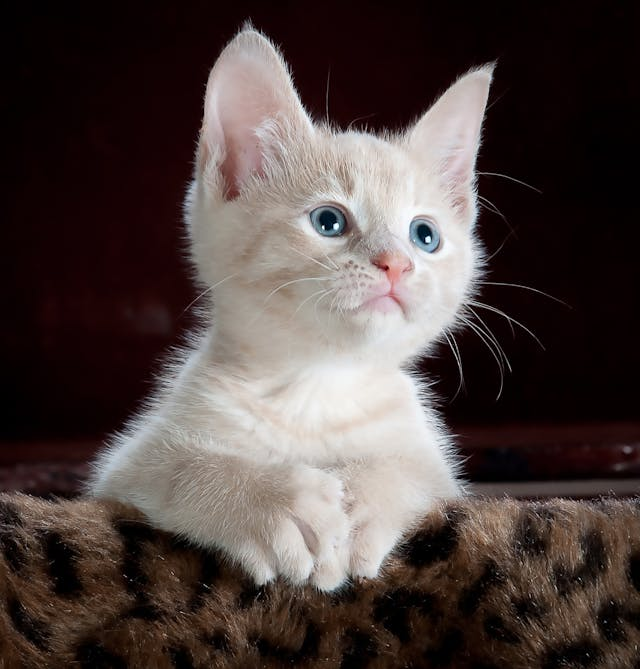
#> input picture images/cat.jpg, 640 x 669 px
$ jupyter execute 09_histogram_erode_dilate.ipynb
#> lines starting #> are read from the running program, lines starting #| are printed output that depends on the picture
# 09. 히스토그램, 팽창과 침식

[cell 1]
import cv2 as cv
import numpy as np
import matplotlib.pyplot as plt

CAT_PATH = "../images/cat.jpg"
DILATE = "../images/dilate.jpg"
ERODE = "../images/erode.jpg"

## 9-1. 히스토그램

[cell 2]
img = cv.imread(CAT_PATH)
#> img is the input picture: shape (669, 640, 3); mean B, G, R 64.6, 67.1, 78.8

b = cv.calcHist([img], [0], None, [256], [0, 256])
#> b = 256 values, max 66986 at index 0, min 4 at index 254, mean 1672.5
g = cv.calcHist([img], [1], None, [256], [0, 256])
#> g = 256 values, max 110628 at index 0, min 5 at index 253, mean 1672.5
r = cv.calcHist([img], [2], None, [256], [0, 256])
#> r = 256 values, max 20549 at index 6, min 1 at index 254, mean 1672.5

plt.plot(b, color="b")
plt.plot(g, color="g")
plt.plot(r, color="r")

plt.title("Image Histogram")

plt.xlabel("Pixel Value")
plt.ylabel("Frequency")

plt.show()
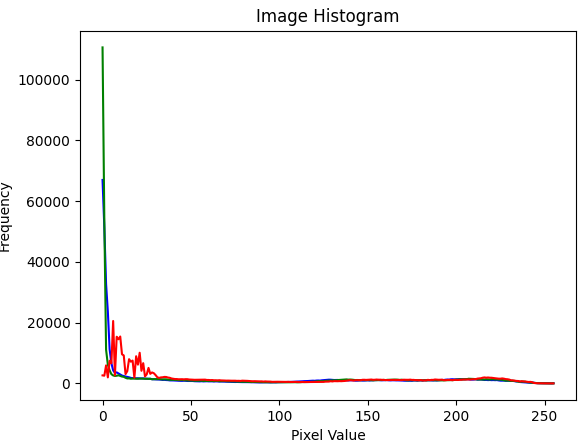
#> figure drawn by matplotlib, 1 panel; curve peaks at x = 0, y = 66986; curve peaks at x = 0, y = 110628; curve peaks at x = 6, y = 20549

## 9-2. 팽창과 침식, 열림과 닫힘

### 팽창
- 흰색 영역을 확장하여 검은 영역을 채움

[cell 3]
img = cv.imread(DILATE)
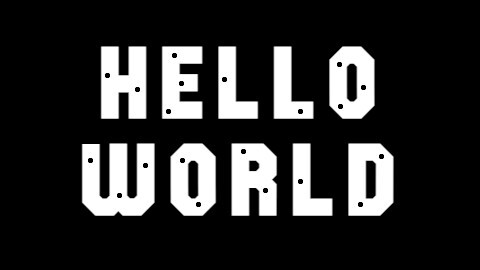
#> input picture images/dilate.jpg, 480 x 270 px
#> img is the input picture: shape (270, 480, 3); min 0, max 255, mean 47.6

kernel = np.ones((3,3), dtype=np.uint8)

dilate_1 = cv.dilate(img, kernel, iterations=1)
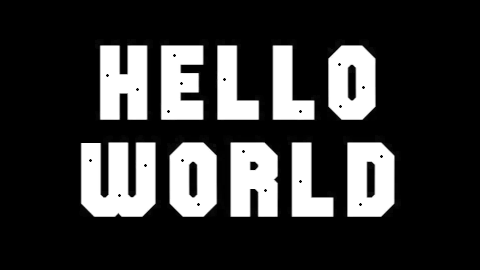
#> dilate_1: shape (270, 480, 3); min 0, max 255, mean 54.7
dilate_2 = cv.dilate(img, kernel, iterations=2)
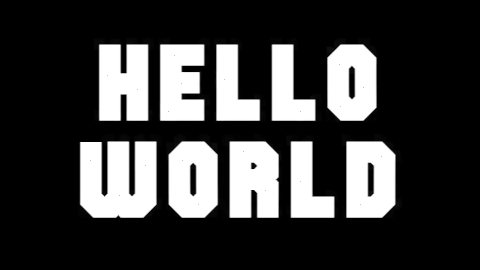
#> dilate_2: shape (270, 480, 3); min 0, max 255, mean 61.4
dilate_3 = cv.dilate(img, kernel, iterations=3)
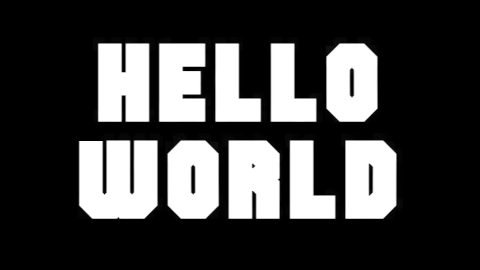
#> dilate_3: shape (270, 480, 3); min 0, max 255, mean 67.8

cv.imshow("img", img)
cv.imshow("dilate_1", dilate_1)
cv.imshow("dilate_2", dilate_2)
cv.imshow("dilate_3", dilate_3)

cv.waitKey(0)
cv.destroyAllWindows()
cv.waitKey(1)

### 침식
- 흰색 영역의 외곽을 검은색으로 변경

[cell 4]
img = cv.imread(ERODE)
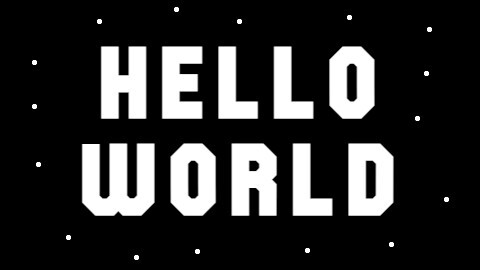
#> input picture images/erode.jpg, 480 x 270 px
#> img is the input picture: shape (270, 480, 3); min 0, max 255, mean 49.2

kernel = np.ones((3,3), dtype=np.uint8)

erode_1 = cv.erode(img, kernel, iterations=1)
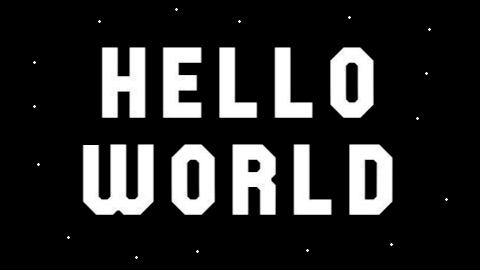
#> erode_1: shape (270, 480, 3); min 0, max 255, mean 42.4
erode_2 = cv.erode(img, kernel, iterations=2)
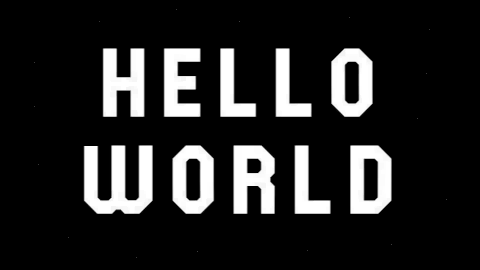
#> erode_2: shape (270, 480, 3); min 0, max 255, mean 36.1
erode_3 = cv.erode(img, kernel, iterations=3)
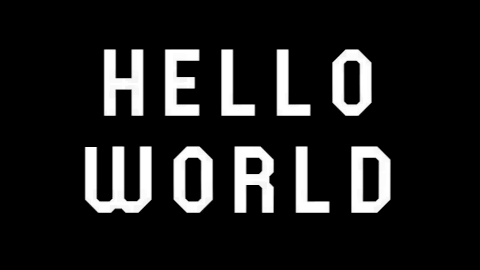
#> erode_3: shape (270, 480, 3); min 0, max 255, mean 30

cv.imshow("img", img)
cv.imshow("erode_1", erode_1)
cv.imshow("erode_2", erode_2)
cv.imshow("erode_3", erode_3)

cv.waitKey(0)
cv.destroyAllWindows()
cv.waitKey(1)

### 열림
- 침식 후 팽창
- 노이즈 제거 후 복원

[cell 5]
img = cv.imread(ERODE)

kernel = np.ones((3,3), dtype=np.uint8)
erode = cv.erode(img, kernel, iterations=3)
dilate = cv.dilate(erode, kernel, iterations=3)

cv.imshow("img", img)
cv.imshow("open", dilate)

cv.waitKey(0)
cv.destroyAllWindows()
cv.waitKey(1)

### 닫힘
- 팽창 후 침식
- 구멍을 메운 후 복원

[cell 6]
img = cv.imread(DILATE)

kernel = np.ones((3,3), dtype=np.uint8)
dilate = cv.dilate(img, kernel, iterations=3)
erode = cv.erode(dilate, kernel, iterations=3)

cv.imshow("img", img)
cv.imshow("close", erode)

cv.waitKey(0)
cv.destroyAllWindows()
cv.waitKey(1)
